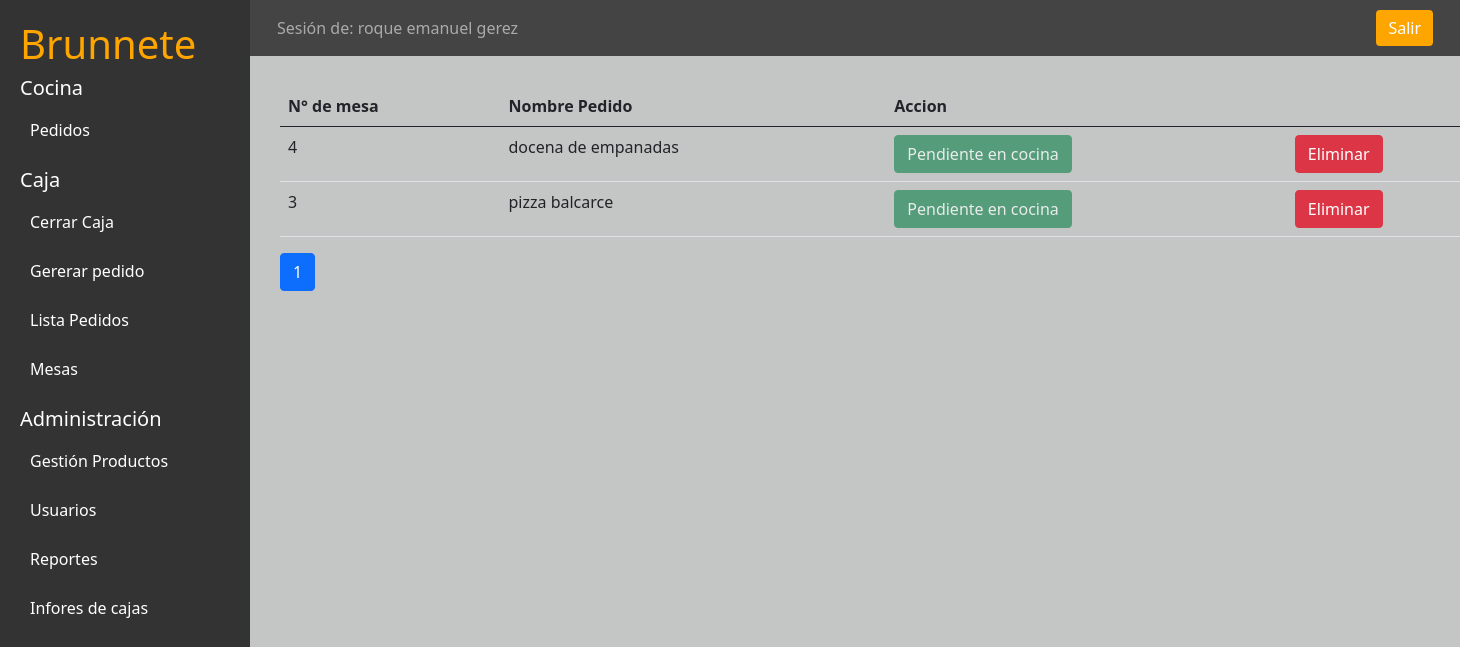
Page /caja/lista-pedidos/ (signed in) on the earlier database version.
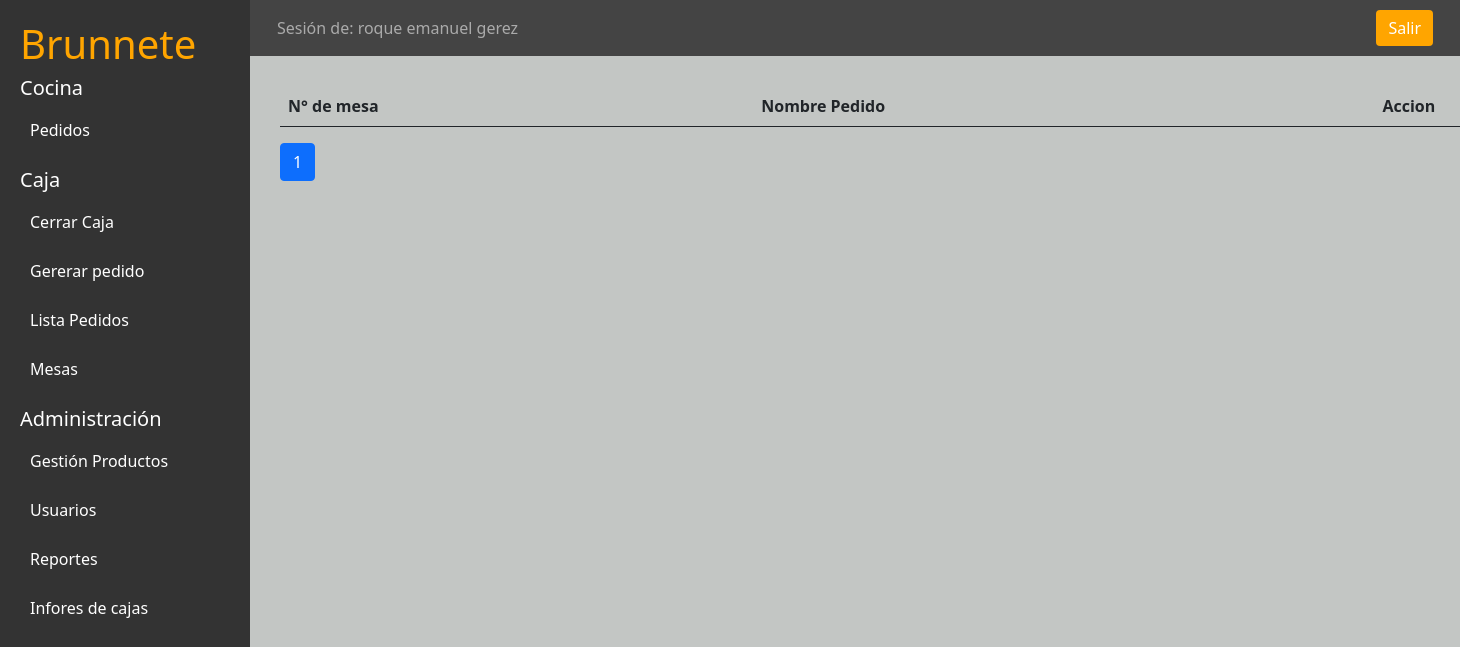
Same page on the later database version.
### applications/cocina/models.py (models this page shows, shortened)
class DetallePedido(models.Model):
    pedido = models.ForeignKey(Pedidos, on_delete=models.CASCADE, related_name='pedido_detalle')
    producto = models.ForeignKey(Productos, on_delete=models.CASCADE)
    total_pedido = models.IntegerField()
    subtotal = models.DecimalField(max_digits=10, decimal_places=2, blank=True, null=True)
    objects = DetallePedidoManager()
    class Meta:
        verbose_name = 'DetallePedido'
        verbose_name_plural = 'DetallePedidos'

class Pedidos(models.Model):
    TARJETA = '0'
    EFECTIVO = '1'
    TRANSFERENCIA = '2'
    OTRO = '3'
    TIPO_PAGO_CHOICES = [
        (TARJETA, 'Tarjeta'),
        (EFECTIVO, 'Efectivo'),
        (TRANSFERENCIA, 'Tranferecia'),
        (OTRO, 'Otro'),
    ]
    caja = models.ForeignKey(Caja, on_delete=models.CASCADE)
    mesa = models.ForeignKey(Mesas, on_delete=models.CASCADE, related_name='pedido_mesa')
    tipo_pago_pedido = models.CharField('Tipo de pago', max_length=2, choices=TIPO_PAGO_CHOICES)
    fecha_hs_pedido = models.DateTimeField(auto_now_add=True)
    pedido_listo = models.BooleanField(default=False)
    pagado_pedido = models.BooleanField(default=False)
    objects = PedidosManager()
    class Meta:
        verbose_name = 'Pedidos'
        verbose_name_plural = 'Pedidoss'

class Productos(models.Model):
    BEBIDA = '0'
    COCINA = '1'
    TIPO_CATEGORIA_CHOICES = [
        (BEBIDA, 'Bebida'),
        (COCINA, 'Cocina'),
    ]
    nombre_prod = models.CharField(max_length=100)
    precio_prod = models.DecimalField(max_digits=10, decimal_places=2)
    stock_min_prod = models.PositiveIntegerField(blank=True, null=True)  # Stock mínimo para alerta
    stock_actual_prod = models.PositiveIntegerField()  # Cantidad actual en stock
    existencia_insumo = models.BooleanField(default=True)  # Indica si el insumo está disponible
    categoria = models.CharField('Categoria', max_length=2, choices=TIPO_CATEGORIA_CHOICES)
    objects = ProductosManager()

### applications/caja/models.py (models this page shows, shortened)
class Mesas(models.Model):
    num_mesa = models.PositiveIntegerField()
    mesa_dispnible = models.BooleanField(default=True)
    objects = MesasManager()
    class Meta:
        verbose_name = 'Mesas'
        verbose_name_plural = 'Mesass'

### applications/caja/views.py (the view)
class PedidosListView(CajaPermisoMixin,ListView):
    model = DetallePedido
    template_name = "caja/pedidos.html"
    context_object_name='lista_pedidos'
    paginate_by= 9
    def get_queryset(self):
        return DetallePedido.objects.filter(
            pedido__pedido_listo=False,
        ).order_by('id')

### applications/procesors.py (called while the page is built)
def caja(request):
    try:
        caja = Caja.objects.latest('id')
        user_caja = caja.user.full_name
        return {
            'caja_activa': caja.abierta_caja,
            'caja_activa_usuario': user_caja, # Agrega el usuario que tiene la caja activa
        }
    except:
        return {
            'caja_activa': None,
            'caja_activa_usuario': None,
        }

### applications/users/mixins.py (called while the page is built)
def check_ocupation_user(ocupation, user_ocupation):
    if (ocupation == User.ADMINISTRADOR or ocupation == user_ocupation):
        return True
    else:
        return False

    def dispatch(self, request, *args, **kwargs):
        if not request.user.is_authenticated:
            return self.handle_no_permission()
        if not check_ocupation_user(request.user.ocupation, User.CAJERO):
            return HttpResponseRedirect(
                reverse(
                    'users_app:User-Login'
                )
            )
        return super().dispatch(request, *args, **kwargs)

### templates/caja/pedidos.html (shortened to what this page needs)
{% extends 'panel.html' %}
{% block panel-content %}
<table class="table">
  <thead>
    <tr>
      <th scope="col">N° de mesa</th>
      <th scope="col">Nombre Pedido</th>
      <th scope="col" colspan="3">Accion</th>
    </tr>
  </thead>
  <tbody>
    {% for i in lista_pedidos %}
    <tr>
      <td>{{i.pedido.mesa.num_mesa}} </td>
      <td>{{i.producto.nombre_prod}} </td>
      {% if i.producto.categoria == '0' %}
      {{ i.pedido.id }}
      <td>
        <form action="{% url 'caja_app:Marcar_Pedido_Listo' i.pedido.id %}" method="POST">{% csrf_token %}
          <button class="btn btn-success" type="submit">Listo</button>
        </form>
      </td>
      {% else %}
      <td>
      <button class="btn btn-success" disabled >Pendiente en cocina</button>
      </td>
      {% endif %}
      <form action="{% url 'caja_app:Eliminar_Pedido' i.pedido.id %}" method="POST" onsubmit="return confirm('¿Estás seguro de que deseas eliminar este pedido?');">{% csrf_token %}
        <td>
          <button type="submit" class="btn btn-danger">Eliminar</button>
        </td>
      </form>
    </tr>
    {% endfor %}
  </tbody>
</table>
<nav aria-label="Page navigation example">
  <ul class="pagination">
    {% for page in paginator.page_range %}
    {% if page == page_obj.number %}
    <li class="page-item active"><a class="page-link" href="?page={{page}}">{{page}}</a></li>
    {% else %}
    <li class="page-item "><a class="page-link" href="?page={{page}}">{{page}}</a></li>
    {% endif %}
    {% endfor %}
  </ul>
</nav>
{% endblock panel-content %}

Differences in the rows shown:
removed DetallePedido: pedido.mesa.num_mesa "4", producto.nombre_prod "docena de empanadas", shows "Pendiente en cocina"
removed DetallePedido: pedido.mesa.num_mesa "3", producto.nombre_prod "pizza balcarce", shows "Pendiente en cocina"
